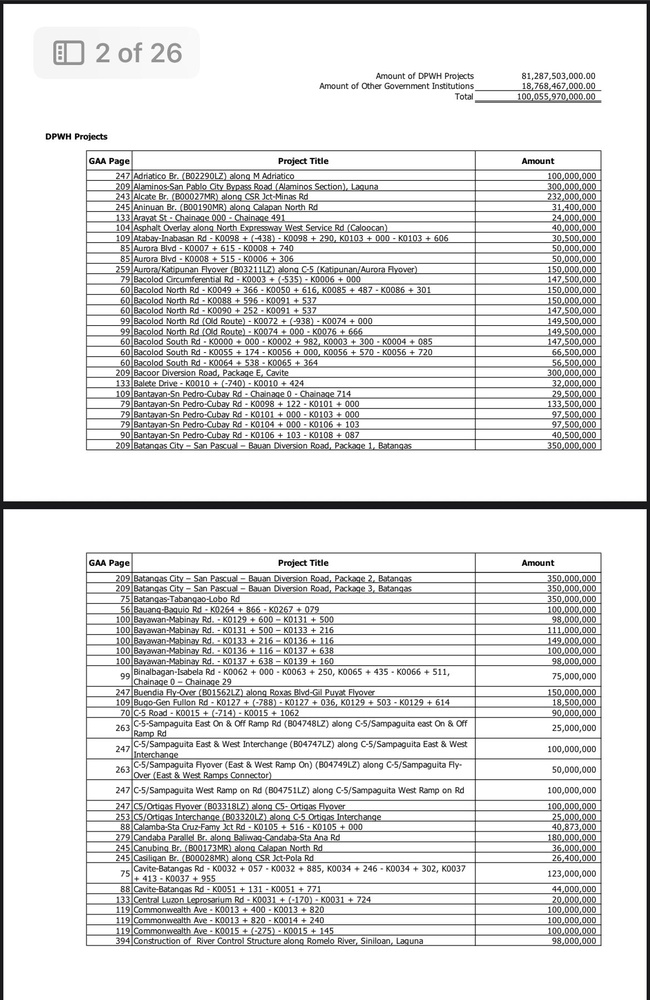
#> input picture database/z1.jpg, 650 x 1000 px, shrunk from 1170 x 1799 before the run; its folder holds only this picture in this run
$ python ocr_dpwh_projects.py
#> lines starting #> are read from the running program, lines starting #| are printed output that depends on the picture; after the words box and inside, x2 and y2 are one past the last pixel; in counts of white or black regions, pixels touching at a corner belong together
#!/usr/bin/env python3
"""
OCR script to extract GAA page numbers from z?.jpg images and update dpwh-projects.csv
The first column in the images is the GAA page number.
"""

import csv
import re
import sys
from pathlib import Path
from typing import List, Dict, Optional
import pytesseract
from PIL import Image
import cv2
import numpy as np

# Add parent directory to path
sys.path.insert(0, str(Path(__file__).parent.parent))


# [17 lines left out: function preprocess_image, not called in this run]


def detect_bordered_tables(image_path: str) -> List[np.ndarray]:
    """Detect bordered tables in image and extract only table regions, ignoring text outside borders."""
#> called with image_path = 'database/z1.jpg'
    img = cv2.imread(image_path)
#> img is the input picture: shape (1000, 650, 3); mean B, G, R 226.4, 226.3, 226.3
    if img is None:
        return []

    gray = cv2.cvtColor(img, cv2.COLOR_BGR2GRAY)
    h, w = gray.shape

    # Detect horizontal lines (table borders)
    horizontal_kernel = cv2.getStructuringElement(cv2.MORPH_RECT, (w // 3, 1))
    horizontal_lines = cv2.morphologyEx(gray, cv2.MORPH_OPEN, horizontal_kernel, iterations=2)
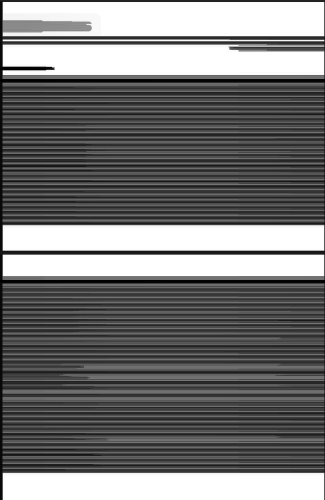
#> horizontal_lines: shape (1000, 650) (shown at 1/2 size); min 0, max 255, mean 118

    # Detect vertical lines (table borders)
    vertical_kernel = cv2.getStructuringElement(cv2.MORPH_RECT, (1, h // 10))
    vertical_lines = cv2.morphologyEx(gray, cv2.MORPH_OPEN, vertical_kernel, iterations=2)
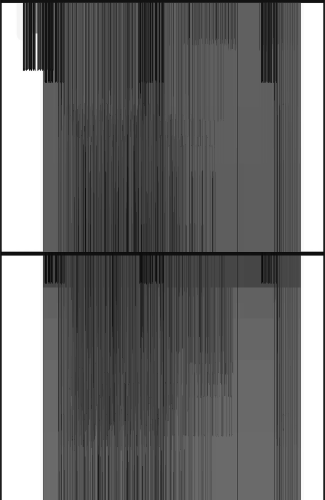
#> vertical_lines: shape (1000, 650) (shown at 1/2 size); min 0, max 255, mean 108.2

    # Combine horizontal and vertical lines
    table_structure = cv2.addWeighted(horizontal_lines, 0.5, vertical_lines, 0.5, 0.0)
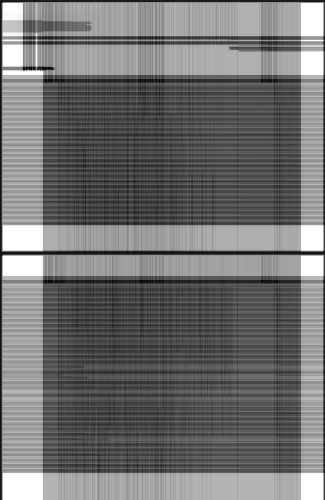
#> table_structure: shape (1000, 650) (shown at 1/2 size); min 0, max 255, mean 113.1
    _, table_structure = cv2.threshold(table_structure, 0, 255, cv2.THRESH_BINARY + cv2.THRESH_OTSU)
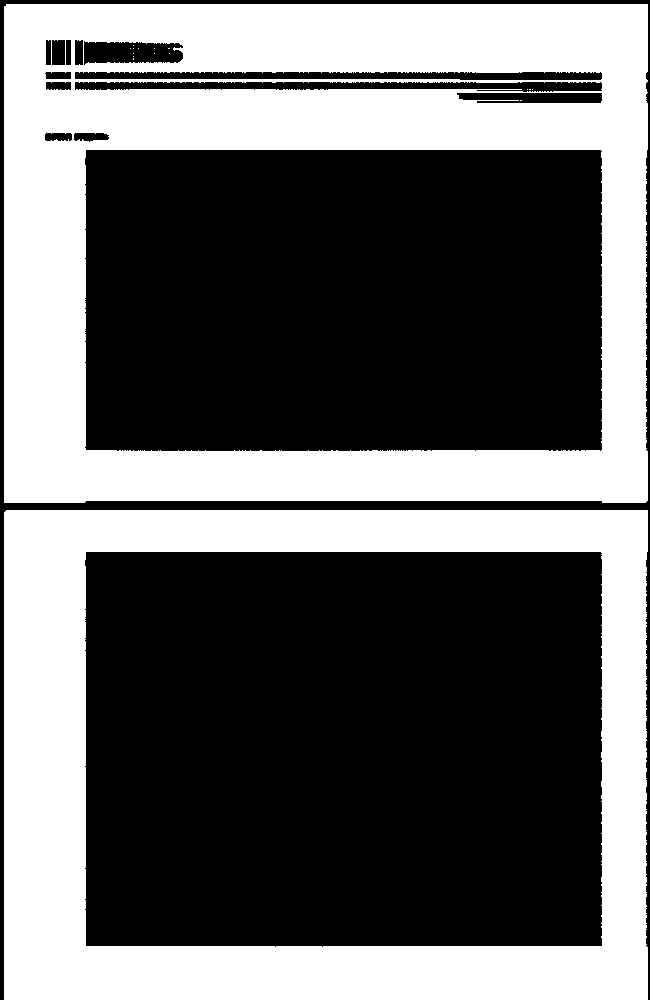
#> table_structure: shape (1000, 650); 40.6% white; 17 white regions (15 under 20 px)

    # Find contours of table structure
    cnts = cv2.findContours(table_structure, cv2.RETR_EXTERNAL, cv2.CHAIN_APPROX_SIMPLE)
#> cnts = 2 contours; box (x1, y1, x2, y2) and area: (4, 4, 648, 503) 318640, (4, 510, 648, 1000) 313799
    cnts = cnts[0] if len(cnts) == 2 else cnts[1]

    # Find rectangular table regions
    table_regions = []
    for c in cnts:
        x, y, w_rect, h_rect = cv2.boundingRect(c)
        area = w_rect * h_rect

        # Filter for large rectangular regions (likely tables)
        # Tables should be at least 30% of image width and 10% of image height
        if w_rect > w * 0.3 and h_rect > h * 0.1 and area > (w * h * 0.05):
            # Extract table region with small padding
            padding = 10
            x_start = max(0, x - padding)
            y_start = max(0, y - padding)
            x_end = min(w, x + w_rect + padding)
            y_end = min(h, y + h_rect + padding)

            table_region = img[y_start:y_end, x_start:x_end]
            if table_region.shape[0] > 50 and table_region.shape[1] > 50:
                table_regions.append(table_region)
#> this loop made 2 passes
#> (x, y, w_rect, h_rect, area, padding, x_start, y_start) on passes 1 to 2: (4, 510, 644, 490, 315560, 10, 0, 500), (4, 4, 644, 499, 321356, 10, 0, 0)
#> pass 1, in detect_bordered_tables, `table_region = img[y_start:y_end, x_start:x_end]`:
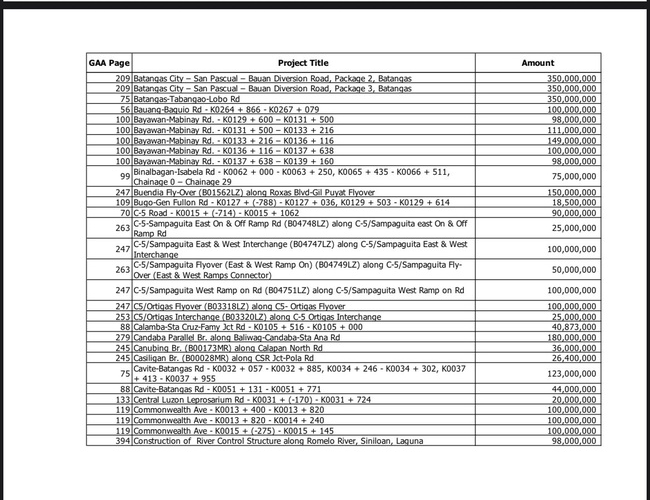
#> table_region: shape (500, 650, 3); mean B, G, R 224.4, 224.3, 224.3
#> pass 2, in detect_bordered_tables, `table_region = img[y_start:y_end, x_start:x_end]`:
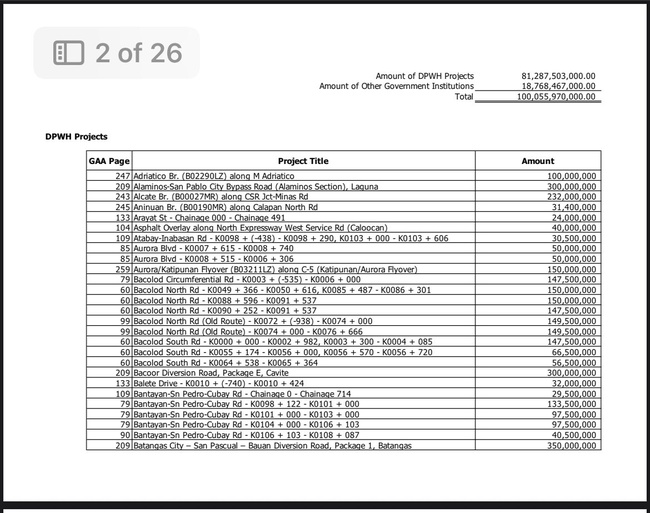
#> table_region: shape (513, 650, 3); mean B, G, R 225.5, 225.4, 225.4
#> after the loop, table_regions = 2 items

    # Sort by y-coordinate (top to bottom)
    if table_regions:
        # Get bounding boxes for sorting
        table_boxes = []
        for region in table_regions:
            # Find the original position in the image
            for c in cnts:
                x, y, w_rect, h_rect = cv2.boundingRect(c)
                area = w_rect * h_rect
                if w_rect > w * 0.3 and h_rect > h * 0.1 and area > (w * h * 0.05):
                    table_boxes.append((y, region))
                    break
#> this loop made 2 passes
#> after the loop, table_boxes = 2 items

        # Sort by y-coordinate
        table_boxes.sort(key=lambda x: x[0])
        table_regions = [region for _, region in table_boxes]

    # If no tables detected, try alternative method: detect by finding grid structure
    if not table_regions:
        # Use HoughLines to detect strong horizontal and vertical lines
        edges = cv2.Canny(gray, 50, 150, apertureSize=3)

        # Detect horizontal lines
        horizontal_lines_img = np.zeros_like(edges)
        lines_h = cv2.HoughLinesP(edges, 1, np.pi/180, threshold=100, minLineLength=w//2, maxLineGap=10)
        if lines_h is not None:
            for line in lines_h:
                x1, y1, x2, y2 = line[0]
                if abs(y2 - y1) < 5:  # Horizontal line
                    cv2.line(horizontal_lines_img, (x1, y1), (x2, y2), 255, 2)

        # Detect vertical lines
        vertical_lines_img = np.zeros_like(edges)
        lines_v = cv2.HoughLinesP(edges, 1, np.pi/180, threshold=100, minLineLength=h//4, maxLineGap=10)
        if lines_v is not None:
            for line in lines_v:
                x1, y1, x2, y2 = line[0]
                if abs(x2 - x1) < 5:  # Vertical line
                    cv2.line(vertical_lines_img, (x1, y1), (x2, y2), 255, 2)

        # Combine to find table grid
        grid = cv2.addWeighted(horizontal_lines_img, 0.5, vertical_lines_img, 0.5, 0.0)

        # Find contours of grid
        cnts = cv2.findContours(grid, cv2.RETR_EXTERNAL, cv2.CHAIN_APPROX_SIMPLE)
        cnts = cnts[0] if len(cnts) == 2 else cnts[1]

        for c in cnts:
            x, y, w_rect, h_rect = cv2.boundingRect(c)
            if w_rect > w * 0.3 and h_rect > h * 0.1:
                padding = 10
                x_start = max(0, x - padding)
                y_start = max(0, y - padding)
                x_end = min(w, x + w_rect + padding)
                y_end = min(h, y + h_rect + padding)

                table_region = img[y_start:y_end, x_start:x_end]
                if table_region.shape[0] > 50 and table_region.shape[1] > 50:
                    table_regions.append(table_region)

    # If still no tables, fallback to splitting image in half (portrait, 2 tables)
    if not table_regions:
        mid_y = h // 2
        top_table = img[0:mid_y, :]
        bottom_table = img[mid_y:, :]
        if top_table.shape[0] > 50:
            table_regions.append(top_table)
        if bottom_table.shape[0] > 50:
            table_regions.append(bottom_table)

    return table_regions


def extract_table_from_image(image_path: str) -> List[Dict[str, str]]:
    """Extract table data from image - handles 2 tables per image with 3 columns."""
    print(f"📸 Processing {image_path}...")

    all_rows = []

    # Detect and extract only bordered tables
    tables = detect_bordered_tables(image_path)
#> tables = 2 items
    print(f"  Found {len(tables)} bordered table(s) in image")
#|   Found 2 bordered table(s) in image

    for table_idx, table_img in enumerate(tables):
        print(f"  Processing table {table_idx + 1}...")

        # Preprocess table image
        gray = cv2.cvtColor(table_img, cv2.COLOR_BGR2GRAY)
        _, thresh = cv2.threshold(gray, 0, 255, cv2.THRESH_BINARY + cv2.THRESH_OTSU)

        # Use table-specific OCR mode
        try:
            custom_config = r'--oem 3 --psm 6'  # Uniform block of text

            # Get structured data with bounding boxes
            data = pytesseract.image_to_data(thresh, config=custom_config, output_type=pytesseract.Output.DICT)

            # Extract table rows from this table (pass table image for bold detection)
            table_rows = extract_table_from_boxes_with_headers(data, table_img.shape[1], table_img)
            all_rows.extend(table_rows)
            print(f"    ✅ Extracted {len(table_rows)} rows from table {table_idx + 1}")

        except Exception as e:
            print(f"    ⚠️  Error processing table {table_idx + 1}: {e}")
            # Fallback: try text parsing
            try:
                text = pytesseract.image_to_string(thresh, config=custom_config)
                rows = parse_table_text(text)
                all_rows.extend(rows)
            except Exception as e2:
                print(f"    ❌ Fallback also failed: {e2}")
#> this loop made 1 pass
#> (table_idx, custom_config) on pass 1: (0, '--oem 3 --psm 6')
#> (printed output is left out)
#> pass 1, in extract_table_from_image, `_, thresh = cv2.threshold(gray, 0, 255, cv2.THRESH_BINARY + cv2.THRESH..`:
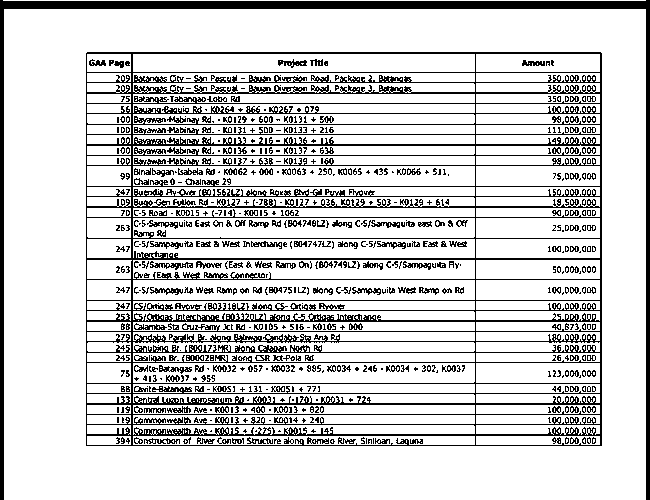
#> thresh: shape (500, 650); 81.7% white; black in thin lines or dots
#> after the loop, all_rows = []

    return all_rows


# [1184 lines left out: functions detect_bold_text_in_line, detect_table_grid, extract_cell_text, extract_table_from_boxes_with_headers, extract_table_from_boxes_old, parse_table_line and 6 more, not called in this run]


def main():
    """Main function."""
    script_dir = Path(__file__).resolve().parent.parent
    database_dir = script_dir / "database"

    # Find all z*.jpg images
    image_files = sorted(database_dir.glob("z*.jpg"))

    if not image_files:
        print("❌ No z*.jpg images found in database directory")
        return 1

    print(f"🔍 Found {len(image_files)} images to process")
    print()

    # OCR all images
    all_ocr_results = []
    for img_path in image_files:
        try:
            rows = extract_table_from_image(str(img_path))
            all_ocr_results.extend(rows)
            print(f"  ✅ Extracted {len(rows)} rows from {img_path.name}")
        except Exception as e:
            print(f"  ❌ Error processing {img_path.name}: {e}")
            import traceback
            traceback.print_exc()

    print(f"\n📊 Total rows extracted from OCR: {len(all_ocr_results)}")

    # Create new CSV from OCR results
    new_csv_path = database_dir / "dpwh-projects-ocr.csv"
    create_new_csv_from_ocr(all_ocr_results, new_csv_path)

    # Compare with old CSV
    old_csv_path = database_dir / "dpwh-projects.csv"
    if old_csv_path.exists():
        compare_csvs(old_csv_path, new_csv_path)

        # Also update old CSV with GAA pages where we can match
        update_csv_with_ocr_results(old_csv_path, all_ocr_results)
    else:
        print(f"⚠️  Old CSV not found: {old_csv_path}")

    print("\n🎉 OCR processing complete!")
    print(f"  • New CSV created: {new_csv_path}")
    print(f"  • Old CSV updated: {old_csv_path}")
    return 0


if __name__ == "__main__":
#> (the run stopped early here; a loop or call above may not have finished)
